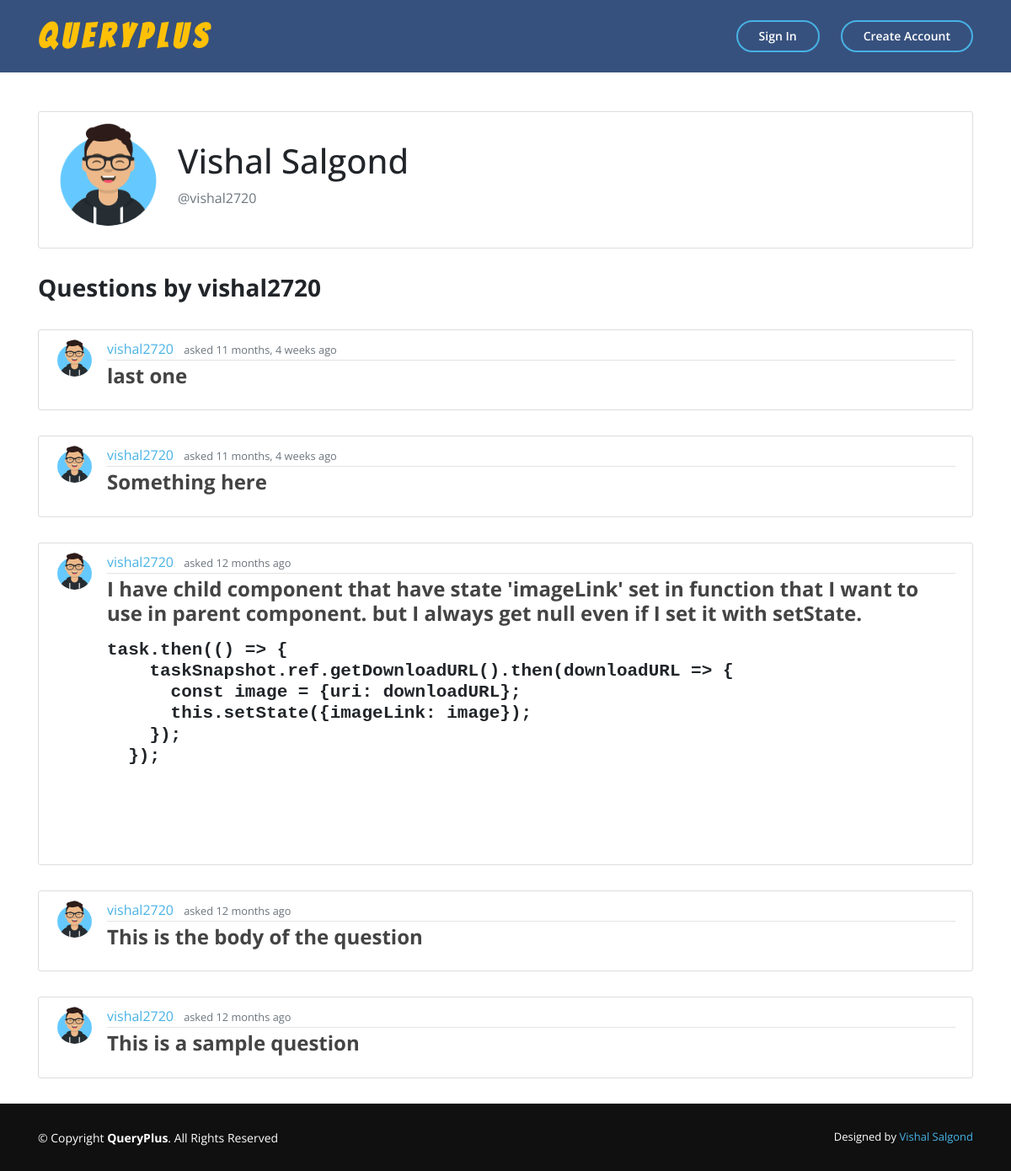
The app's page /user/vishal2720/ with its own data.
### main_app/models.py (models this page shows, shortened)
class Question(models.Model):
    title = models.CharField(max_length=100, null=True)
    question = RichTextField()
    date_posted = models.DateTimeField(auto_now_add=True)
    author = models.ForeignKey(User, on_delete=models.CASCADE)
    upvotes = models.ManyToManyField(User, related_name='question_upvotes', blank=True)
    downvotes = models.ManyToManyField(User, related_name='question_downvotes', blank=True)

class Profile(models.Model):
    user = models.OneToOneField(User, on_delete=models.CASCADE)
    image = models.ImageField(default='default.jpg',upload_to='profile_pics')

### main_app/views.py (the view)
# urls.py: path('user/<str:username>/', UserListView.as_view(), name='user-profile'),
class UserListView(ListView):
    model = Question
    template_name = 'main_app/user_profile.html'
    context_object_name = 'questions'
    paginate_by = 5
    def get_queryset(self, **kwargs):
        user = get_object_or_404(User, username=self.kwargs.get('username','first_name'))
        return Question.objects.filter(author=user).order_by('-date_posted')

### main_app/templates/main_app/user_profile.html
{% extends "main_app/base.html" %}
{% load crispy_forms_tags %}
{% block content %}
<div class="container mt-5">
    {% for question in questions|slice:":1" %}
        <div class="content-section">
        <div class="media">
            <img class="rounded-circle account-img" src="{{ question.author.profile.image.url }}">
            <div class="media-body">
            <br>
            <h2 class="account-heading">{{ question.author.first_name }} {{ question.author.last_name }}</h2>
            <p class="text-secondary">@{{ view.kwargs.username }} </p>
            </div>
        </div>
        </div>
        <h3> <b>Questions by {{ view.kwargs.username }}</b> </h3>
        <br>
    {% endfor %}
    {% for question in questions %}
        <article class="media content-section">
            <img class="rounded-circle article-img" src="{{ question.author.profile.image.url }}" alt="">
            <div class="media-body">
            <div class="article-metadata">
                <a class="mr-2" href="{% url 'user-profile' question.author.username %}">{{ question.author }}</a>
                <small class="text-muted">asked {{ question.date_posted|timesince }} ago</small>
            </div>
            <h4><a class="article-title" href="{% url 'question-detail' question.id %}"><b>{{ question.question|safe }}</b></a></h4>
            </div>
        </article>
    {% endfor %}
</div>
{% endblock content %}

### main_app/static/main_app/main.css (style rules this page uses)
html { min-height: 100%; position: relative; }
body { background: white; margin-top: 5rem; font-family: 'Open Sans', sans-serif; padding-bottom: 80px; }
a { color: #47b2e4; }
.content-section { background: #ffffff; padding: 10px 20px; border: 1px solid #dddddd; border-radius: 3px; margin-bottom: 30px; }
.article-title { color: #444444; }
.article-img { height: 45px; width: 45px; margin-right: 16px; }
.article-metadata { padding-bottom: 1px; margin-bottom: 4px; border-bottom: 1px solid #e3e3e3 }
.account-img { height: 125px; width: 125px; margin-right: 20px; margin-bottom: 16px; }
.account-heading { font-size: 2.5rem; }

### records on screen
Question: author.profile.image (picture), author.first_name "Vishal", author.last_name "Salgond", kwargs.username "vishal2720", author "vishal2720", date_posted "11 months, 4 weeks", question "last one"
Question: author.profile.image (picture), author "vishal2720", date_posted "11 months, 4 weeks", question "Something here"
Question: author.profile.image (picture), author "vishal2720", date_posted "12 months", question "I have child component that have state 'imageLink' set in function that I want to use in parent component. but I always get null even if I set it with setState. task.then(() => { taskSnapshot.ref.getDownloadURL().then(downloadURL => { const image = {uri: downloadURL}; this.setState({imageLink: image}); }); });"
Question: author.profile.image (picture), author "vishal2720", date_posted "12 months", question "This is the body of the question"
Question: author.profile.image (picture), author "vishal2720", date_posted "12 months", question "This is a sample question"
